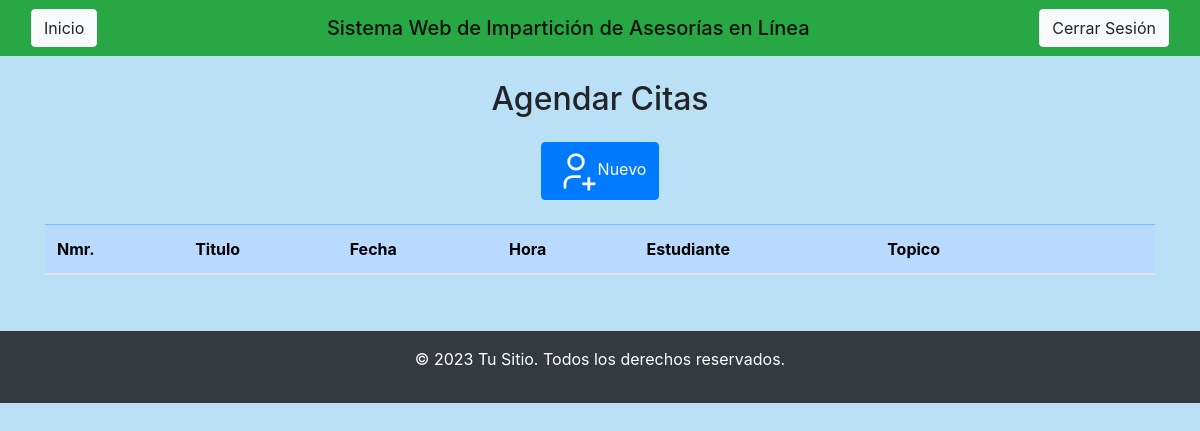
Before: /Vista/DOCENTE/Citas.php (signed in) with the older database file.
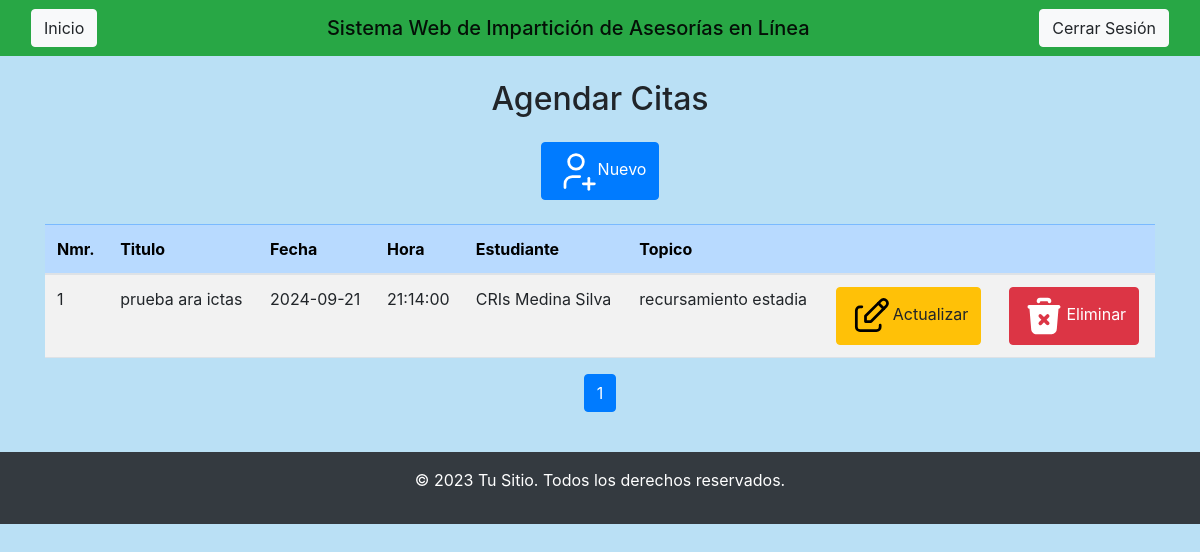
After: the same page with the newer database file.
### tables this page shows
CREATE TABLE `citas` (
  `ID_Cita` int(11) NOT NULL AUTO_INCREMENT,
  `Titulo` varchar(200) NOT NULL,
  `Fch_Cita` date NOT NULL,
  `Hora_Cita` time NOT NULL,
  `Link` text NOT NULL,
  `ID_Estudiante_Citado` int(11) DEFAULT NULL,
  `ID_Topicos` int(11) DEFAULT NULL,
  PRIMARY KEY (`ID_Cita`),
  KEY `ID_Estudiante_Citado` (`ID_Estudiante_Citado`),
  KEY `ID_Topicos` (`ID_Topicos`),
  CONSTRAINT `citas_ibfk_1` FOREIGN KEY (`ID_Estudiante_Citado`) REFERENCES `estudiante` (`ID_Usuario_E`),
  CONSTRAINT `citas_ibfk_2` FOREIGN KEY (`ID_Topicos`) REFERENCES `topicos` (`ID_Topico`)
);

CREATE TABLE `estudiante` (
  `ID_Usuario_E` int(11) NOT NULL AUTO_INCREMENT,
  `Nombre_Usuario_E` varchar(200) NOT NULL,
  `Apellido_Materno_E` varchar(200) NOT NULL,
  `Apellido_Paterno_E` varchar(200) NOT NULL,
  `Telefono_E` varchar(20) NOT NULL,
  `Fecha_Nacimiento_E` date NOT NULL,
  `Genero_E` varchar(100) NOT NULL,
  `Correo_electronico_E` varchar(250) NOT NULL,
  `Contrasena_E` varchar(250) NOT NULL,
  `IdCarrera` int(11) DEFAULT NULL,
  PRIMARY KEY (`ID_Usuario_E`),
  KEY `IdCarrera` (`IdCarrera`),
  CONSTRAINT `estudiante_ibfk_1` FOREIGN KEY (`IdCarrera`) REFERENCES `carrera` (`Id_Carrera`)
);

CREATE TABLE `topicos` (
  `ID_Topico` int(11) NOT NULL AUTO_INCREMENT,
  `Nombre` varchar(200) NOT NULL,
  `Temas` text NOT NULL,
  `Clave` varchar(45) NOT NULL,
  `IdCarre` int(11) DEFAULT NULL,
  `IdCuatri` int(11) DEFAULT NULL,
  `IdMateri` int(11) DEFAULT NULL,
  `IdDocent` int(11) DEFAULT NULL,
  `ID_Administrador_Autorizo` int(11) DEFAULT NULL,
  PRIMARY KEY (`ID_Topico`),
  KEY `IdCarre` (`IdCarre`),
  KEY `IdCuatri` (`IdCuatri`),
  KEY `IdMateri` (`IdMateri`),
  KEY `IdDocent` (`IdDocent`),
  KEY `ID_Administrador_Autorizo` (`ID_Administrador_Autorizo`),
  CONSTRAINT `topicos_ibfk_1` FOREIGN KEY (`IdCarre`) REFERENCES `carrera` (`Id_Carrera`),
  CONSTRAINT `topicos_ibfk_2` FOREIGN KEY (`IdCuatri`) REFERENCES `cuatrimestre` (`Id_Cuatrimestre`),
  CONSTRAINT `topicos_ibfk_3` FOREIGN KEY (`IdMateri`) REFERENCES `materias` (`ID_Materia`),
  CONSTRAINT `topicos_ibfk_4` FOREIGN KEY (`IdDocent`) REFERENCES `docente` (`ID_Usuario_D`),
  CONSTRAINT `topicos_ibfk_5` FOREIGN KEY (`ID_Administrador_Autorizo`) REFERENCES `administrador` (`ID_Usuario_A`)
);

### Vista/DOCENTE/Citas.php (the view, shortened to what this page needs)
<?php include('head.php'); ?>
<center><div class="table-responsive">
        <h2 class="mb-4">Agendar Citas</h2>
            <a class="btn btn-primary" href="INSERT/Insert_Citas.php">
                Nuevo</a>
        <table class="table table-hover table-striped mt-4" class="table">
            <thead>
                <tr class="table-primary">
                    <th scope="col">Nmr.</th>
                    <th scope="col">Titulo</th>
                    <th scope="col">Fecha</th>
                    <th scope="col">Hora</th>
                    <th scope="col">Estudiante</th>
                    <th scope="col">Topico</th>
                    <th scope="col"></th>
                    <th scope="col"></th>
                </tr>
            </thead>
            <tbody>
                <?php
                    $conexion = (new Conectar())->conexion();
                    $records_per_page = 10;
                    $page = isset($_GET['page']) && is_numeric($_GET['page']) ? (int)$_GET['page'] : 1;
                    $offset = ($page - 1) * $records_per_page;
                    $sql = "SELECT
                                C.ID_Cita, C.Titulo, C.Fch_Cita, C.Hora_Cita, T.Nombre,
                                E.Nombre_Usuario_E, E.Apellido_Paterno_E, E.Apellido_Materno_E
                            FROM
                                Citas C
                            INNER JOIN
                                Estudiante E on C.ID_Estudiante_Citado = E.ID_Usuario_E
                            INNER JOIN
                                Topicos T on C.ID_Topicos = T.ID_Topico
                            LIMIT
                                $offset, $records_per_page;";
                    $query = mysqli_query($conexion, $sql);
                    $sql_total = "SELECT * FROM Citas;";
                    $result_total = mysqli_query($conexion, $sql_total);
                    $total_rows = mysqli_fetch_array($result_total)[0];
                    $total_pages = ceil($total_rows / $records_per_page);
                    while ($row = mysqli_fetch_array($query)) {
                        ?>
                        <tr>
                            <td><?php echo $row['ID_Cita']; ?></td>
                            <td><?php echo $row['Titulo']; ?></td>
                            <td><?php echo $row['Fch_Cita']; ?></td>
                            <td><?php echo $row['Hora_Cita']; ?></td>
                            <td><?php echo $row['Nombre_Usuario_E'] . ' ' . $row['Apellido_Paterno_E'] . ' ' . $row['Apellido_Materno_E']; ?></td>
                            <td><?php echo $row['Nombre']; ?></td>
                            <td><a class="btn btn-warning" href="UPDATE/Update_Citas.php?id=<?php echo $row['ID_Cita']; ?>">
                                Actualizar</a>
                            </td>
                            <td><a class="btn btn-danger" onclick="return eliminar()" href="../../Controlador/ADMIN/DELETE/Funcion_Delete_Citas.php?id=<?php echo $row['ID_Cita']; ?>">
                                Eliminar</a>
                            </td>
                        </tr>
                    <?php
                    }
                ?>
            </tbody>
        </table>
<nav aria-label="Page navigation example">
    <ul class="pagination justify-content-center">
        <?php for ($i = 1; $i <= $total_pages; $i++): ?>
            <li class="page-item <?php if ($i == $page) echo 'active'; ?>">
                <a class="page-link" href="?page=<?php echo $i; ?>"><?php echo $i; ?></a>
            </li>
        <?php endfor; ?>
    </ul>
</nav>
    </div>
<?php include('footer.php'); ?>

Changed rows visible on the page:
added citas: ID_Cita "1", Titulo "prueba ara ictas", Fch_Cita "2024-09-21", Hora_Cita "21:14:00", ID_Estudiante_Citado.Nombre_Usuario_E "CRIs", ID_Estudiante_Citado.Apellido_Paterno_E "Medina", ID_Estudiante_Citado.Apellido_Materno_E "Silva", ID_Topicos.Nombre "recursamiento estadia"
Other visible differences:
new list line: "1"
